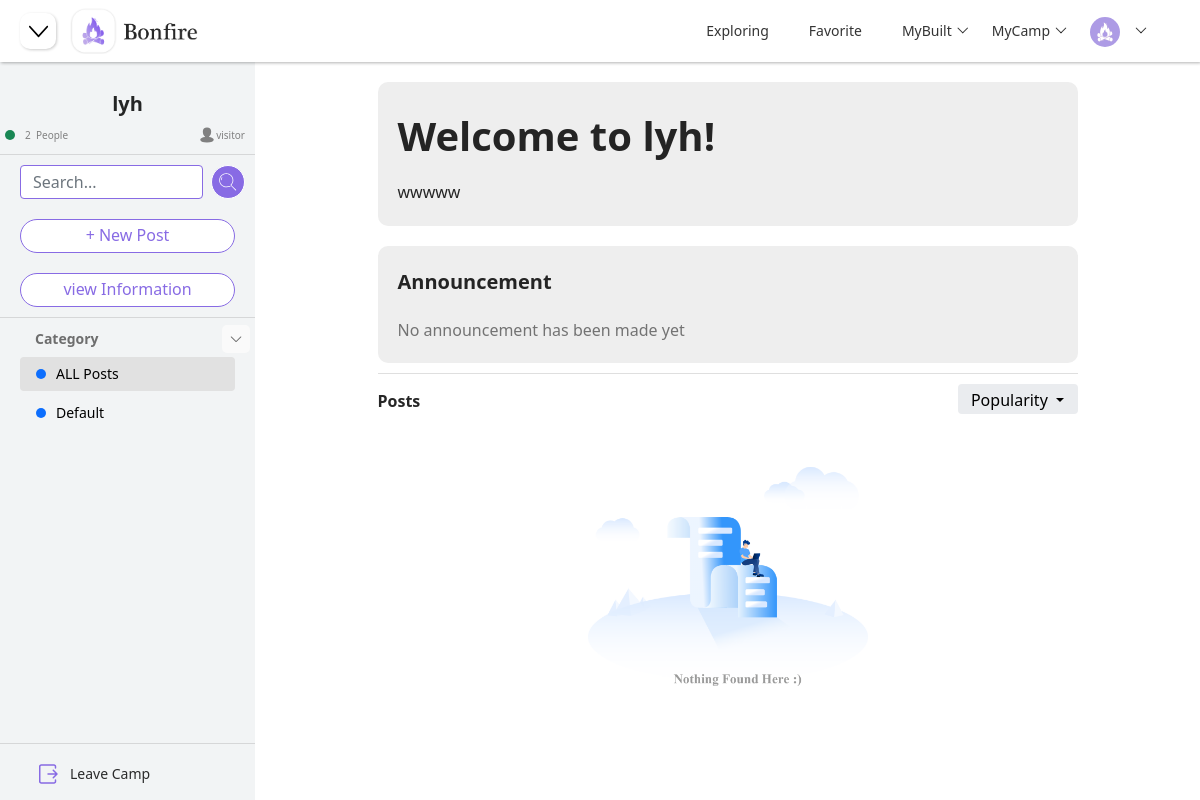
/camp/2 (signed in), run on the app's committed database.
### models.py (models this page shows)
class CampModel(db.Model):
    __tablename__ = "camp"
    id = db.Column(db.Integer, primary_key=True, autoincrement=True)
    name = db.Column(db.String(100), nullable=False, unique=False)
    description = db.Column(db.String(200), nullable=True)
    background = db.Column(db.String(200), nullable=True, default="default_camp.png")
    create_time = db.Column(db.DateTime, default=datetime.now)

class CategoryModel(db.Model):
    __tablename__ = "category"
    id = db.Column(db.Integer, primary_key=True, autoincrement=True)
    name = db.Column(db.String(100), nullable=False, unique=False)
    color = db.Column(db.String(100), nullable=False, unique=False)
    create_time = db.Column(db.DateTime, default=datetime.now)
    camp_id = db.Column(db.Integer, db.ForeignKey("camp.id"))
    camp = db.relationship("CampModel", backref="categories")

### blueprints/camp.py (the view)
class Camp(Resource):
    method_decorators = [login_required, check_category]
    def get(self, camp_id):
        session["camp_id"] = camp_id
        camp = CampModel.query.filter_by(id=camp_id).first()
        if camp is None:
            return render_template("404.html"), 404
        camp_user = CampUserModel.query.filter_by(camp_id=camp_id).all()
        users_num = len(camp_user)
        camp_dict = {"camp_id": camp.id, "camp_name": camp.name, "camp_description": camp.description,
                     "camp_background": camp.background, "users_num": users_num}
        user_id = session.get("user_id")
        if user_id:
            camp_user = CampUserModel.query.filter_by(user_id=user_id, camp_id=camp_id).first()
            if camp_user:
                identity = camp_user.identity
            else:
                identity = "visitor"
        else:
            identity = "visitor"
        categories = CategoryModel.query.filter_by(camp_id=camp_id).all()
        categories_list = []
        categories_dict = {}
        for category in categories:
            categories_dict["category_id"] = category.id
            categories_dict["category_name"] = category.name
            categories_dict["category_color"] = category.color
            categories_list.append(categories_dict)
            categories_dict = {}
        camp_builders = get_all_camp_builder()
        camp_joins = get_all_camp_join()
        sort = session.get("sort")
        posts = get_all_posts(PostModel, camp_id, sort, None)
        for post in posts:
            user = UserModel.query.filter_by(id=post.user_id).first()
            post.username = user.username
            post.user_avatar = user.avatar
        notices_list = save_all_notice_in_dict(PostModel, camp_id)
        posts_list = save_all_posts_in_dict(posts)
        return render_template("camp.html", camp=camp_dict, categories=categories_list, identity=identity,
                               camp_builders=camp_builders, camp_joins=camp_joins, notices=notices_list,
                               posts=posts_list, page_status="ALL", sort=sort)

### templates/camp.html (shortened to what this page needs)
{% extends "components/index_navi.html" %}
{% block head %}
    <link rel="stylesheet" href="{{ url_for('static', filename='css/camp.css') }}">
{% endblock %}
{% block navi_shrink %}
    <button class="justify-content-start shrink-btn" onclick="side()">
    </button>
{% endblock %}
{% block body %}
    {% include "components/camp_side.html" %}
    {% include "components/show_posts.html" %}
{% endblock %}

### templates/components/camp_side.html (shortened to what this page needs)
<div class="container-fluid" id="main-body">
    <div class="side-menu" id="side-menu">
        <div id="hide-menu">
            <div class="camp-info" id="camp-info">
                <h3 class="camp-name">
                    {{ camp["camp_name"] }}
                </h3>
                <div class="people-info">
                    <div class="item-info-people">
                        <div class="circle bg-success"></div>
                        <p class="info-people">{{ camp["users_num"] }} &nbsp</p>
                        <p class="info-people">People</p>
                    </div>
                    <div class="camp-identity">
                        <p class="info-people">{{ identity }}</p>
                    </div>
                </div>
            </div>
            <hr class="segmentation">
            <form class="d-flex" id="search-bar" method="get" action="/camp/searchpost">
                <input class="form-control me-2 add-input" type="search" placeholder="Search..." name="post_search">
                <button class="btn btn-primary" type="submit" id="search-btn">
                </button>
            </form>
            <a class="side-btn" href="/camp/{{ camp["camp_id"] }}/post">
                + New Post
            </a>
            {% if identity == "Admin" or identity == "Builder" %}
                <a class="side-btn" href="/camp/{{ camp["camp_id"] }}/manage">
                    Manage Camp
                </a>
            {% else %}
                <a class="side-btn" href="/camp/{{ camp["camp_id"] }}/manage">
                    view Information
                </a>
            {% endif %}
            <hr class="segmentation">
            <div class="side-title">
                <p id="category_list">Category</p>
                <button style="transform: rotate(0deg)" type="button" class="btn-toggle side-title-btn"
                        id="side-title-btn2"
                        onclick="rotate()" data-bs-toggle="collapse" data-bs-target="#dashboard">
                </button>
            </div>
            <div class="collapse show" id="dashboard">
                <div class="side-list2 side-list3">
                    <ul class="nav nav-pills flex-column mb-auto">
                        {% if page_status == "ALL" %}
                            <li class="nav-item nav-items nav-link list-items2 active-camp">
                                <a href="/camp/{{ camp["camp_id"] }}"
                                   class="list-item-link">
                                    <div class="circle bg-primary"></div>
                                    ALL Posts
                                </a>
                            </li>
                        {% endif %}
                        {% for category in categories %}
                            {% if category["category_name"] == "Default" %}
                                {% if page_status == category["category_id"] %}
                                    <li class="nav-item nav-items nav-link list-items2 active-camp">
                                        <a href="/camp/{{ camp["camp_id"] }}/{{ category["category_id"] }}"
                                           class="list-item-link">
                                            <div class="circle bg-primary"></div>
                                            {{ category["category_name"] }}
                                        </a>
                                    </li>
                                {% else %}
                                    <li class="nav-item nav-items nav-link list-items2">
                                        <a href="/camp/{{ camp["camp_id"] }}/{{ category["category_id"] }}"
                                           class="list-item-link">
                                            <div class="circle bg-primary"></div>
                                            {{ category["category_name"] }}
                                        </a>
                                    </li>
                                {% endif %}
                            {% endif %}
                        {% endfor %}
                    </ul>
                </div>
            </div>
            <div class="side-bottom">
                <hr class="segmentation">
                <div class="dropdown">
                    <ul class="nav nav-pills flex-column mb-auto " id="side-list">
                        <li class="nav-item nav-items" id="leave-camp">
                            <a href="javascript:;" class="nav-link list-items" onclick="leave_camp()">
                                Leave Camp
                            </a>
                        </li>
                    </ul>
                </div>
            </div>
        </div>
    </div>
</div>

### templates/components/show_posts.html (shortened to what this page needs)
<div class="container-box" id="container-box">
    <div class="center" id="center-box">
        <div class="camp-info-head">
            <div class="camp-info-title">
                <h1 style="font-weight: bold">Welcome to {{ camp["camp_name"] }}!</h1>
            </div>
            <div class="camp-info-content">
                <p>{{ camp["camp_description"] }}</p>
            </div>
        </div>
        <div class="camp-info-notice">
            <div class="camp-info-notice-title">
                <p>Announcement</p>
            </div>
            <div class="camp-info-notice-content">
                {% if notices != None %}
                    {% for notice in notices %}
                        <div class="notice">
                            <span class="badge rounded-pill bg-primary" style="margin-right: 10px">Notice</span>
                            <a href="/camp/{{ notice["camp_id"] }}/{{ notice["category_id"] }}/{{ notice["post_id"] }}">{{ notice["title"] }}</a>
                        </div>
                    {% endfor %}
                {% else %}
                    <p style="color: #737373">No announcement has been made yet</p>
                {% endif %}
            </div>
        </div>
        <hr class="segmentation">
        <div class="task-title-bar">
            <p class="task-title">Posts</p>
            <div class="task-title-button">
                <div class="dropdown task-title-button2">
                    {% if sort == "popularity" %}
                        <button type="button" class="btn btn-primary dropdown-toggle task-title-button3"
                                data-bs-toggle="dropdown">
                            Popularity
                        </button>
                    {% elif sort == "postdate" %}
                        <button type="button" class="btn btn-primary dropdown-toggle task-title-button3"
                                data-bs-toggle="dropdown">
                            Post Date
                        </button>
                    {% endif %}
                </div>
            </div>
        </div>
        {% if posts != None %}
            {% for post in posts %}
                <div class="posts">
                    <div class="post-title">
                        {% if post["is_top"] == 1 %}
                            <span class="badge rounded-pill bg-danger top">Top</span>
                        {% endif %}
                        <a class="post-title-content" href="/camp/{{ camp["camp_id"]}}/{{ post["category_id"] }}/{{ post["post_id"] }}">{{ post["title"] }}</a>
                    </div>
                    <div class="post-content">
                        <p class="post-content-text post-content-author">Author : {{ post["username"] }}</p>
                        <p class="post-content-text">
                            {{ post["description"] }}
                        </p>
                    </div>
                    <div class="post-info">
                        <div class="like">
                            <svg t="1670236074165" class="icon" viewBox="0 0 1024 1024" version="1.1"
                                 xmlns="http://www.w3.org/2000/svg" p-id="2694" width="24" height="24">
                                <path d="M515.2 67.2c-246.4 0-448 201.6-448 448s201.6 448 448 448 448-201.6 448-448-201.6-448-448-448zM704 563.2l-150.4 153.6c-12.8 12.8-25.6 19.2-41.6 19.2s-28.8-6.4-41.6-19.2l-147.2-153.6C307.2 544 288 515.2 288 476.8c0-67.2 54.4-121.6 118.4-121.6 32 0 60.8 12.8 83.2 35.2l22.4 22.4c9.6-9.6 19.2-22.4 22.4-22.4 22.4-22.4 51.2-35.2 83.2-35.2 67.2 0 118.4 54.4 118.4 121.6 3.2 41.6-12.8 64-32 86.4z"
                                      fill="#ffffff" p-id="2695"></path>
                            </svg>
                            <p class="like-info-text">Like</p>
                            <p class="like-info-num">{{ post["like_count"] }}</p>
                        </div>
                        <div class="comment">
                            <svg t="1670236887355" class="icon" viewBox="0 0 1024 1024" version="1.1"
                                 xmlns="http://www.w3.org/2000/svg" p-id="3758" width="18" height="18"
                                 style="margin-right: 5px">
                                <path d="M512 144.794c-247.162 0-447.527 161.007-447.527 359.62 0 82.45 34.532 158.417 92.605 219.078l-0.264 1.396-22.58 119.482c-4.195 22.198 17.213 40.612 38.534 33.146l114.764-40.186 27.887-9.765c59.339 23.353 126.052 36.469 196.58 36.469 247.162 0 447.527-161.007 447.527-359.62S759.162 144.794 512 144.794z"
                                      p-id="3759" fill="#828282"></path>
                            </svg>
                            <p>{{ post["comment_count"] }}</p>
                        </div>
                        <div class="favorite">
                            <svg t="1670237190507" class="icon" viewBox="0 0 1024 1024" version="1.1"
                                 xmlns="http://www.w3.org/2000/svg" p-id="5693" width="18" height="18"
                                 style="margin-right: 5px">
                                <path d="M956 398.496q-8-23.488-26.496-39.008t-42.496-19.488l-204.992-31.008-92-195.008q-11.008-24-32.992-36.992Q536.032 64 512.032 64t-44.992 12.992q-22.016 12.992-32.992 36.992l-92 195.008-204.992 31.008q-24 4-42.496 19.488t-26.496 39.008-2.496 47.008 22.496 41.504l151.008 154.016-36 218.016q-6.016 40 20 70.496t66.016 30.496q22.016 0 42.016-11.008l180.992-100 180.992 100q20 11.008 42.016 11.008 40 0 66.016-30.496t20-70.496l-36-218.016 151.008-154.016q16.992-18.016 22.496-41.504t-2.496-47.008z"
                                      p-id="5694" fill="#828282"></path>
                            </svg>
                            <p>{{ post["favorite_count"] }}</p>
                        </div>
                    </div>
                </div>
            {% endfor %}
        {% else %}
            <div style="text-align: center;"><img src="/static/images/nothing.png" style="width: 40%"></div>
        {% endif %}
    </div>
</div>

### data on the page
CampModel: camp_name "lyh", camp_description "wwwww"
CategoryModel: category_name "Default"

### other printed values
{{ camp["users_num"] }} "2"
{{ identity }} "visitor"
